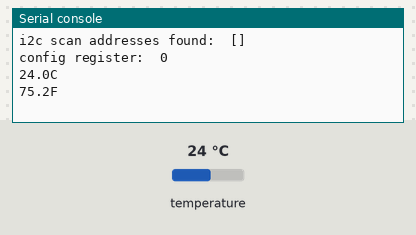
Simulated run of this program. Board: MicroPython board. Parts: the last lines printed to the serial console. The inputs (shaded band) are chosen by the test bench; at power-on: temperature 24 °C.

Above: at 1.2 s.
1.3 s: temperature set to 12 °C
At 5.2 s:
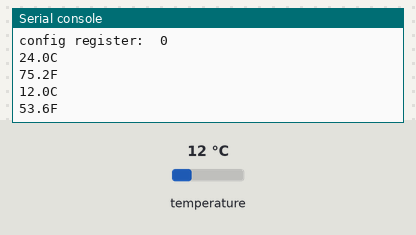
6.3 s: temperature set to 19 °C
At 9.5 s:
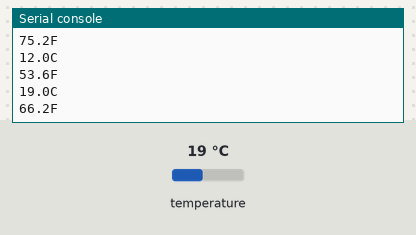
Timing chart, 0 to 11.0 s (numbered marks = the images above; inputs shaded):
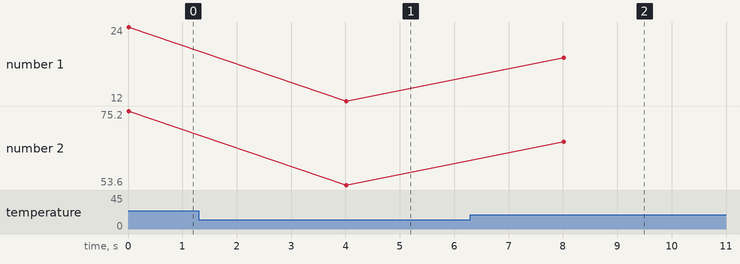

The program:

Thermo6Click.py
```python
# Micropython code example for Digi International Xbee3
# cellular module interface to Maxim MAX31875R0 I2C based
# Mikroelektronika Thermo 6 Click board temp sensor
#
#
# Wiring Diagram:
# XBee ->  Thermo 6 Click
#  19  SCL  12
#   7  SDA  11
#   1  Vcc  7 (+3.3V)
#  10  GND  8,9


import utime
import ustruct
import machine

# set register format for MAX31875
REGISTER_FORMAT = '>h' # ">" big endian, "h" 2 bytes
REGISTER_SHIFT = 4 # rightshift 4 for 12 bit resolution

# set i2c clock to 100KHz
# MAX31875R0 i2c adress = 1001000 (0x48)
i2c = machine.I2C(1, freq=100000)
slave_addr = 0x48

# scan i2c bus for active addresses
def scan_I2C():
  devices = i2c.scan()
  return devices

# read configuration register
# POR default is x40
def read_config():
  data = i2c.readfrom_mem(slave_addr, 1, 2)
  value = ustruct.unpack(REGISTER_FORMAT, data)[0]
  return value

# read the two temp register bytes and rightshift 4 places
def read_temp():
  tdata = i2c.readfrom_mem(slave_addr, 0, 2)
  value = ustruct.unpack(REGISTER_FORMAT, tdata)[0] >> REGISTER_SHIFT
  temp = value/16
  return temp

# convert temp in C to F
def convert_c2f(cvalue):
    fvalue = (cvalue * 9 / 5 + 32)
    return fvalue

# continuous loop to read and print temp in C and F
def display_continuous():
  while True:
    ctemp = read_temp()
    print('%.1fC' % (ctemp))
    print('%.1fF' % (convert_c2f(ctemp)))
    utime.sleep(4)


print ('i2c scan addresses found: ',scan_I2C())

print ('config register: ',read_config())

display_continuous()
```

Measured:
- after the input at 1.3 s, the serial console: prints a new line after 2.7 s (image 1)
- after the input at 6.3 s, the serial console: prints a new line after 1.7 s (image 2)
- plotted number 1: 24 → 12 after the input at 1.3 s, 12 → 19 after the input at 6.3 s
- plotted number 2: 75.2 → 53.6 after the input at 1.3 s, 53.6 → 66.2 after the input at 6.3 s
